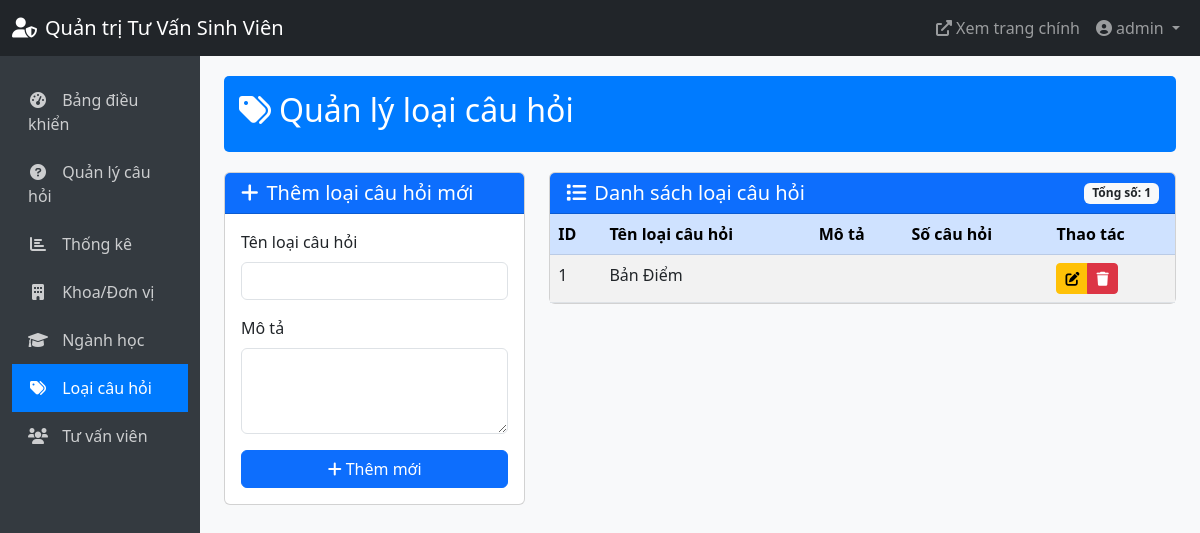
The page /admin-panel/categories/ (signed in) on the database its author committed.
### accounts/models.py (models this page shows)
class CustomUser(AbstractUser):
    USER_TYPE_CHOICES = (
        ('student', 'Sinh viên'),
        ('alumni', 'Cựu sinh viên'),
        ('parent', 'Phụ huynh'),
        ('high_school', 'Học sinh phổ thông'),
    )
    user_type = models.CharField(max_length=20, choices=USER_TYPE_CHOICES)
    student_id = models.CharField(max_length=20, blank=True, null=True)
    graduation_year = models.IntegerField(blank=True, null=True)  # Cho cựu sinh viên
    phone_number = models.CharField(max_length=15, blank=True, null=True)  # Cho phụ huynh
    grade = models.CharField(max_length=10, blank=True, null=True)  # Cho học sinh phổ thông

### questions/models.py (models this page shows, shortened)
class QuestionCategory(models.Model):
    name = models.CharField(max_length=100, verbose_name="Tên loại câu hỏi")
    description = models.TextField(blank=True, verbose_name="Mô tả")
    class Meta:
        verbose_name = "Loại câu hỏi"
        verbose_name_plural = "Loại câu hỏi"

### admin_panel/views.py (the view)
# urls.py: path('categories/', views.manage_categories, name='manage_categories'),
@login_required
def manage_categories(request):
    if not is_advisor(request.user):
        messages.error(request, 'Bạn không có quyền truy cập trang quản trị.')
        return redirect('home')
    try:
        advisor = AdvisorProfile.objects.get(user=request.user)
        if advisor.role != 'admin':
            messages.error(request, 'Bạn không có quyền quản lý danh mục.')
            return redirect('admin_dashboard')
    except AdvisorProfile.DoesNotExist:
        messages.error(request, 'Bạn không có quyền truy cập trang quản trị.')
        return redirect('home')
    categories = QuestionCategory.objects.all()
    if request.method == 'POST':
        form = CategoryForm(request.POST)
        if form.is_valid():
            form.save()
            messages.success(request, 'Thêm loại câu hỏi thành công!')
            return redirect('manage_categories')
    else:
        form = CategoryForm()
    return render(request, 'admin_panel/manage_categories.html', {
        'categories': categories,
        'form': form
    })

### admin_panel/forms.py
class CategoryForm(forms.ModelForm):
    class Meta:
        model = QuestionCategory
        fields = ['name', 'description']
        widgets = {
            'description': forms.Textarea(attrs={'rows': 3}),
        }

### admin_panel/views.py (called while the page is built)
def is_advisor(user):
    try:
        advisor = AdvisorProfile.objects.get(user=user)
        return True
    except AdvisorProfile.DoesNotExist:
        return False

### templates/admin_panel/manage_categories.html (shortened to what this page needs)
{% extends 'admin_panel/base_admin.html' %}
{% load widget_tweaks %}
{% block content %}
<div class="admin-header">
    <h2><i class="fas fa-tags me-2"></i>Quản lý loại câu hỏi</h2>
</div>
<div class="row">
    <div class="col-md-4">
        <div class="card mb-4">
            <div class="card-header bg-primary text-white">
                <h5 class="mb-0">
                    {% if form.instance.id %}
                    <i class="fas fa-edit me-2"></i>Chỉnh sửa loại câu hỏi
                    {% else %}
                    <i class="fas fa-plus me-2"></i>Thêm loại câu hỏi mới
                    {% endif %}
                </h5>
            </div>
            <div class="card-body">
                <form method="post">
                    <div class="mb-3">
                        <label for="{{ form.name.id_for_label }}" class="form-label">{{ form.name.label }}</label>
                        {{ form.name|add_class:"form-control" }}
                    </div>
                    <div class="mb-3">
                        <label for="{{ form.description.id_for_label }}" class="form-label">{{ form.description.label }}</label>
                        {{ form.description|add_class:"form-control" }}
                    </div>
                    <div class="d-grid gap-2">
                        <button type="submit" class="btn btn-primary">
                            {% if form.instance.id %}
                            <i class="fas fa-save me-1"></i>Lưu thay đổi
                            {% else %}
                            <i class="fas fa-plus me-1"></i>Thêm mới
                            {% endif %}
                        </button>
                    </div>
                </form>
            </div>
        </div>
    </div>
    <div class="col-md-8">
        <div class="card">
            <div class="card-header bg-primary text-white d-flex justify-content-between align-items-center">
                <h5 class="mb-0"><i class="fas fa-list me-2"></i>Danh sách loại câu hỏi</h5>
                <span class="badge bg-light text-dark">Tổng số: {{ categories.count }}</span>
            </div>
            <div class="card-body p-0">
                <div class="table-responsive">
                    <table class="table table-striped table-hover mb-0">
                        <thead class="table-primary">
                            <tr>
                                <th>ID</th>
                                <th>Tên loại câu hỏi</th>
                                <th>Mô tả</th>
                                <th>Số câu hỏi</th>
                                <th>Thao tác</th>
                            </tr>
                        </thead>
                        <tbody>
                            {% for category in categories %}
                            <tr>
                                <td>{{ category.id }}</td>
                                <td>{{ category.name }}</td>
                                <td>{{ category.description|truncatechars:50 }}</td>
                                <td>
                                </td>
                                <td>
                                    <div class="btn-group">
                                        <a href="{% url 'edit_category' category.id %}" class="btn btn-sm btn-warning" title="Chỉnh sửa">
                                            <i class="fas fa-edit"></i>
                                        </a>
                                        <button type="button" class="btn btn-sm btn-danger" data-bs-toggle="modal" data-bs-target="#deleteModal{{ category.id }}" title="Xóa" {% if category.question_count > 0 %}disabled{% endif %}>
                                            <i class="fas fa-trash"></i>
                                        </button>
                                    </div>
                                </td>
                            </tr>
                            {% endfor %}
                        </tbody>
                    </table>
                </div>
            </div>
        </div>
    </div>
</div>
{% endblock %}

### templates/admin_panel/base_admin.html (shortened to what this page needs)
<!DOCTYPE html>
<html lang="vi">
<head>
    <link href="https://cdn.jsdelivr.net/npm/bootstrap@5.3.0/dist/css/bootstrap.min.css" rel="stylesheet">
    <link rel="stylesheet" href="https://cdnjs.cloudflare.com/ajax/libs/font-awesome/6.0.0/css/all.min.css">
</head>
<body>
    <nav class="navbar navbar-expand-lg navbar-dark bg-dark">
        <div class="container-fluid">
            <a class="navbar-brand" href="{% url 'admin_dashboard' %}">
                <i class="fas fa-user-shield me-2"></i>Quản trị Tư Vấn Sinh Viên
            </a>
            <div class="collapse navbar-collapse" id="navbarAdmin">
                <ul class="navbar-nav ms-auto">
                    <li class="nav-item">
                        <a class="nav-link" href="{% url 'home' %}" target="_blank">
                            <i class="fas fa-external-link-alt me-1"></i>Xem trang chính
                        </a>
                    </li>
                    <li class="nav-item dropdown">
                        <a class="nav-link dropdown-toggle" href="#" id="navbarDropdown" role="button" data-bs-toggle="dropdown">
                            <i class="fas fa-user-circle me-1"></i>{{ user.get_full_name|default:user.username }}
                        </a>
                    </li>
                </ul>
            </div>
        </div>
    </nav>
    <div class="container-fluid">
        <div class="row">
            <div class="col-md-3 col-lg-2 d-md-block admin-sidebar collapse">
                <div class="position-sticky">
                    <ul class="nav flex-column">
                        <li class="nav-item">
                            <a class="nav-link {% if request.resolver_match.url_name == 'admin_dashboard' %}active{% endif %}" href="{% url 'admin_dashboard' %}">
                                <i class="fas fa-tachometer-alt"></i> Bảng điều khiển
                            </a>
                        </li>
                        <li class="nav-item">
                            <a class="nav-link {% if request.resolver_match.url_name == 'manage_questions' %}active{% endif %}" href="{% url 'manage_questions' %}">
                                <i class="fas fa-question-circle"></i> Quản lý câu hỏi
                            </a>
                        </li>
                        {% if user.advisorprofile.role == 'admin' %}
                        <li class="nav-item">
                            <a class="nav-link {% if request.resolver_match.url_name == 'statistics_dashboard' %}active{% endif %}" href="{% url 'statistics_dashboard' %}">
                                <i class="fas fa-chart-bar"></i> Thống kê
                            </a>
                        </li>
                        <li class="nav-item">
                            <a class="nav-link {% if request.resolver_match.url_name == 'manage_departments' %}active{% endif %}" href="{% url 'manage_departments' %}">
                                <i class="fas fa-building"></i> Khoa/Đơn vị
                            </a>
                        </li>
                        <li class="nav-item">
                            <a class="nav-link {% if request.resolver_match.url_name == 'manage_majors' %}active{% endif %}" href="{% url 'manage_majors' %}">
                                <i class="fas fa-graduation-cap"></i> Ngành học
                            </a>
                        </li>
                        <li class="nav-item">
                            <a class="nav-link {% if request.resolver_match.url_name == 'manage_categories' %}active{% endif %}" href="{% url 'manage_categories' %}">
                                <i class="fas fa-tags"></i> Loại câu hỏi
                            </a>
                        </li>
                        <li class="nav-item">
                            <a class="nav-link {% if request.resolver_match.url_name == 'manage_advisors' %}active{% endif %}" href="{% url 'manage_advisors' %}">
                                <i class="fas fa-users"></i> Tư vấn viên
                            </a>
                        </li>
                        {% endif %}
                    </ul>
                </div>
            </div>
            <main class="col-md-9 ms-sm-auto col-lg-10 px-md-4 admin-content">
                {% block content %}{% endblock %}
            </main>
        </div>
    </div>
</body>
</html>

### templates/admin_panel/base_admin.html (style rules this page uses)
body { background-color: #f8f9fa; }
.admin-sidebar { min-height: calc(100vh - 56px); background-color: #343a40; padding-top: 20px; }
.admin-sidebar .nav-link { color: rgba(255, 255, 255, 0.75); border-radius: 0; padding: 0.75rem 1rem; }
.admin-sidebar .nav-link.active { color: #fff; background-color: #007bff; }
.admin-sidebar .nav-link i { margin-right: 10px; width: 20px; text-align: center; }
.admin-content { padding: 20px; }
.admin-header { background-color: #007bff; color: white; padding: 15px; margin-bottom: 20px; border-radius: 5px; }

### rows shown on the page
CustomUser: get_full_name "admin"
QuestionCategory: id "1", name "Bản Điểm"

### other values the page prints
{{ categories.count }} "1"
